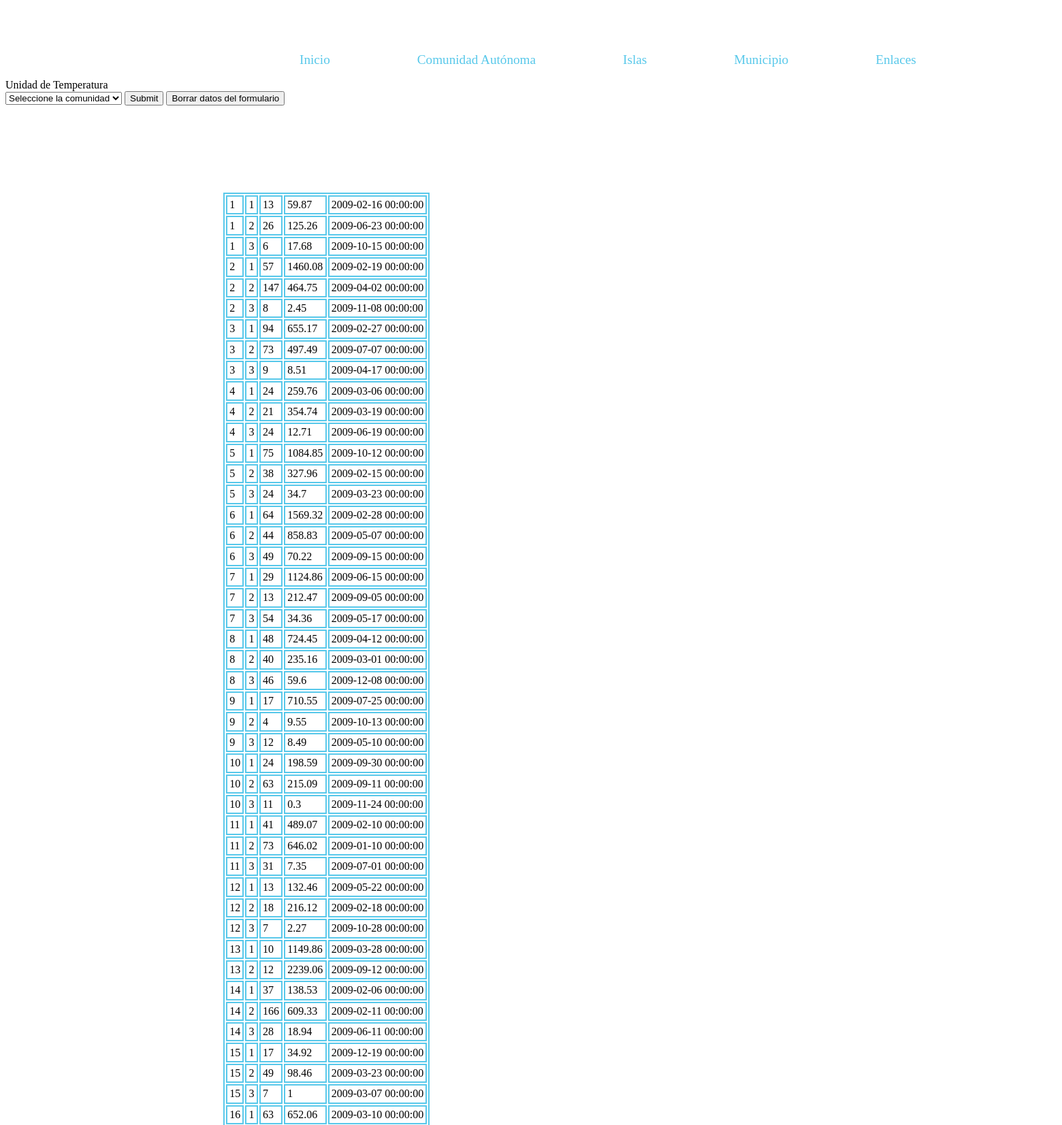
Page /paginas/comunidad.php (upper part) on the committed database.
### tables this page shows
CREATE TABLE `GAN_DatosGenerales` (
  `idMunicipio` INTEGER NOT NULL, 
  `idTipo` INTEGER NOT NULL, 
  `NExplotaciones` INTEGER, 
  `Superficie` DOUBLE NULL, 
  `FechaGrabacion` DATETIME, 
  PRIMARY KEY (`idMunicipio`, `idTipo`)
);

### paginas/comunidad.php (the view, shortened to what this page needs)
<!DOCTYPE html>
<html>
    <head>
        <link href="../css/estilos.css" rel="stylesheet" type="text/css"  />
    </head>
    <body>
        <br/>
        <br/>
        <div class="menu">
            <ul class="superior">
                    <li><a href="../index.php">Inicio</a></li>
                    <li><a href="comunidad.php">Comunidad Autónoma</a></li>
                    <li><a href="isla.php">Islas</a></li>
                    <li><a href="municipio.php">Municipio</a></li>
                    <li><a href="http://www.gobiernodecanarias.org/agricultura/">Enlaces</a></li>
            </ul>
        </div>
        <div class="formulario">
            <form method="GET">
            <label for="unidadtemp">Unidad de Temperatura</label><br />
            <select id="comunidad" name="comunidad">
                <option value="Eleccion" selected="selected">Seleccione la comunidad</option>
            </select>
            <input type="submit" />
            <input type="reset" name="limpiar" value="Borrar datos del formulario" />
        </form>
        </div>
        <div class="portada">
        <?php
        $link = new mysqli('localhost','root','','ganaderia');
        $link->set_charset('utf-8');
        $query = 'SELECT * FROM gan_datosgenerales';
        $result = $link->query($query) or die('Consulta fallida: ' . $link->error.'<br/>');
        echo "<table border='1'>\n";
        while ($line = $result -> fetch_array(MYSQLI_ASSOC))
        {
            echo "\t<tr>\n";
            foreach ($line as $col_value)
            {
                echo "\t\t<td>" . htmlentities($col_value) . "</td>\n";
            }
            echo "\t</tr>\n";
        }
        echo "</table>\n";
        ?>
        </div>
        <br/>
        <br/>
    </body>
</html>

### css/estilos.css (style rules this page uses)
ul.superior { clear: both; float: left; width: 1200px; list-style: none; margin-left: 20em; padding-left: 5em; line-height: 1.5em; }
ul.superior li { float: left; padding-left: 2em; margin-top: 1em; margin-right: auto; }
ul.superior li a { display: block; font-size: 1.2em; text-decoration: none; color: #58c8ea; padding-right: 5em; vertical-align: middle; }
.portada { position: absolute; margin: auto; margin-left: 20em; margin-top: 8em; width: 1300px; }
.portada table { border: solid 2px #58c8ea; }
.portada td { padding: .2em; margin: .2em; border: solid 2px #58c8ea; }

### rows in the picture
gan_datosgenerales: col_value "1", NExplotaciones "13", Superficie "59.87", FechaGrabacion "2009-02-16 00:00:00"
gan_datosgenerales: idMunicipio "1", idTipo "2", NExplotaciones "26", Superficie "125.26", FechaGrabacion "2009-06-23 00:00:00"
gan_datosgenerales: idMunicipio "1", idTipo "3", NExplotaciones "6", Superficie "17.68", FechaGrabacion "2009-10-15 00:00:00"
gan_datosgenerales: idMunicipio "2", idTipo "1", NExplotaciones "57", Superficie "1460.08", FechaGrabacion "2009-02-19 00:00:00"
gan_datosgenerales: col_value "2", NExplotaciones "147", Superficie "464.75", FechaGrabacion "2009-04-02 00:00:00"
gan_datosgenerales: idMunicipio "2", idTipo "3", NExplotaciones "8", Superficie "2.45", FechaGrabacion "2009-11-08 00:00:00"
gan_datosgenerales: idMunicipio "3", idTipo "1", NExplotaciones "94", Superficie "655.17", FechaGrabacion "2009-02-27 00:00:00"
gan_datosgenerales: idMunicipio "3", idTipo "2", NExplotaciones "73", Superficie "497.49", FechaGrabacion "2009-07-07 00:00:00"
gan_datosgenerales: col_value "3", NExplotaciones "9", Superficie "8.51", FechaGrabacion "2009-04-17 00:00:00"
gan_datosgenerales: idMunicipio "4", idTipo "1", NExplotaciones "24", Superficie "259.76", FechaGrabacion "2009-03-06 00:00:00"
gan_datosgenerales: idMunicipio "4", idTipo "2", NExplotaciones "21", Superficie "354.74", FechaGrabacion "2009-03-19 00:00:00"
gan_datosgenerales: idMunicipio "4", idTipo "3", NExplotaciones "24", Superficie "12.71", FechaGrabacion "2009-06-19 00:00:00"
gan_datosgenerales: idMunicipio "5", idTipo "1", NExplotaciones "75", Superficie "1084.85", FechaGrabacion "2009-10-12 00:00:00"
gan_datosgenerales: idMunicipio "5", idTipo "2", NExplotaciones "38", Superficie "327.96", FechaGrabacion "2009-02-15 00:00:00"
gan_datosgenerales: idMunicipio "5", idTipo "3", NExplotaciones "24", Superficie "34.7", FechaGrabacion "2009-03-23 00:00:00"
gan_datosgenerales: idMunicipio "6", idTipo "1", NExplotaciones "64", Superficie "1569.32", FechaGrabacion "2009-02-28 00:00:00"
gan_datosgenerales: idMunicipio "6", idTipo "2", NExplotaciones "44", Superficie "858.83", FechaGrabacion "2009-05-07 00:00:00"
gan_datosgenerales: idMunicipio "6", idTipo "3", NExplotaciones "49", Superficie "70.22", FechaGrabacion "2009-09-15 00:00:00"
gan_datosgenerales: idMunicipio "7", idTipo "1", NExplotaciones "29", Superficie "1124.86", FechaGrabacion "2009-06-15 00:00:00"
gan_datosgenerales: idMunicipio "7", idTipo "2", NExplotaciones "13", Superficie "212.47", FechaGrabacion "2009-09-05 00:00:00"
gan_datosgenerales: idMunicipio "7", idTipo "3", NExplotaciones "54", Superficie "34.36", FechaGrabacion "2009-05-17 00:00:00"
gan_datosgenerales: idMunicipio "8", idTipo "1", NExplotaciones "48", Superficie "724.45", FechaGrabacion "2009-04-12 00:00:00"
gan_datosgenerales: idMunicipio "8", idTipo "2", NExplotaciones "40", Superficie "235.16", FechaGrabacion "2009-03-01 00:00:00"
gan_datosgenerales: idMunicipio "8", idTipo "3", NExplotaciones "46", Superficie "59.6", FechaGrabacion "2009-12-08 00:00:00"
gan_datosgenerales: idMunicipio "9", idTipo "1", NExplotaciones "17", Superficie "710.55", FechaGrabacion "2009-07-25 00:00:00"
gan_datosgenerales: idMunicipio "9", idTipo "2", NExplotaciones "4", Superficie "9.55", FechaGrabacion "2009-10-13 00:00:00"
gan_datosgenerales: idMunicipio "9", idTipo "3", NExplotaciones "12", Superficie "8.49", FechaGrabacion "2009-05-10 00:00:00"
gan_datosgenerales: idMunicipio "10", idTipo "1", NExplotaciones "24", Superficie "198.59", FechaGrabacion "2009-09-30 00:00:00"
gan_datosgenerales: idMunicipio "10", idTipo "2", NExplotaciones "63", Superficie "215.09", FechaGrabacion "2009-09-11 00:00:00"
gan_datosgenerales: idMunicipio "10", idTipo "3", NExplotaciones "11", Superficie "0.3", FechaGrabacion "2009-11-24 00:00:00"
gan_datosgenerales: idMunicipio "11", idTipo "1", NExplotaciones "41", Superficie "489.07", FechaGrabacion "2009-02-10 00:00:00"
gan_datosgenerales: idMunicipio "11", idTipo "2", NExplotaciones "73", Superficie "646.02", FechaGrabacion "2009-01-10 00:00:00"
gan_datosgenerales: idMunicipio "11", idTipo "3", NExplotaciones "31", Superficie "7.35", FechaGrabacion "2009-07-01 00:00:00"
gan_datosgenerales: idMunicipio "12", idTipo "1", NExplotaciones "13", Superficie "132.46", FechaGrabacion "2009-05-22 00:00:00"
gan_datosgenerales: idMunicipio "12", idTipo "2", NExplotaciones "18", Superficie "216.12", FechaGrabacion "2009-02-18 00:00:00"
gan_datosgenerales: idMunicipio "12", idTipo "3", NExplotaciones "7", Superficie "2.27", FechaGrabacion "2009-10-28 00:00:00"
gan_datosgenerales: idMunicipio "13", idTipo "1", NExplotaciones "10", Superficie "1149.86", FechaGrabacion "2009-03-28 00:00:00"
gan_datosgenerales: idMunicipio "13", idTipo "2", NExplotaciones "12", Superficie "2239.06", FechaGrabacion "2009-09-12 00:00:00"
gan_datosgenerales: idMunicipio "14", idTipo "1", NExplotaciones "37", Superficie "138.53", FechaGrabacion "2009-02-06 00:00:00"
gan_datosgenerales: idMunicipio "14", idTipo "2", NExplotaciones "166", Superficie "609.33", FechaGrabacion "2009-02-11 00:00:00"
gan_datosgenerales: idMunicipio "14", idTipo "3", NExplotaciones "28", Superficie "18.94", FechaGrabacion "2009-06-11 00:00:00"
gan_datosgenerales: idMunicipio "15", idTipo "1", NExplotaciones "17", Superficie "34.92", FechaGrabacion "2009-12-19 00:00:00"
gan_datosgenerales: idMunicipio "15", idTipo "2", NExplotaciones "49", Superficie "98.46", FechaGrabacion "2009-03-23 00:00:00"
gan_datosgenerales: idMunicipio "15", idTipo "3", NExplotaciones "7", Superficie "1", FechaGrabacion "2009-03-07 00:00:00"
gan_datosgenerales: idMunicipio "16", idTipo "1", NExplotaciones "63", Superficie "652.06", FechaGrabacion "2009-03-10 00:00:00"
